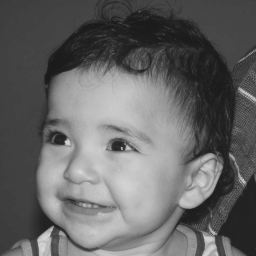
//> input picture histogram/biel.png, 256 x 256 px, given in place of the camera
$ ./histogramEq2   (built with g++ and OpenCV 4)
//> lines starting //> are read from the running program, lines starting //| are printed output that depends on the picture
#include <iostream>
#include <opencv2/opencv.hpp>
#include <unistd.h>

using namespace cv;
using namespace std;


int main(int argc, char** argv){
  Mat imageEq;
  int width, height;
  VideoCapture cap;
  vector<Mat> planesEq;
  Mat histReq, histGeq, histBeq;
  int nbins = 64;
  float range[] = {0, 256};
  const float *histrange = { range };
  bool uniform = true;
  bool acummulate = false;

  cap.open(0);

  if(!cap.isOpened()){
    cout << "cameras indisponiveis";
    return -1;
  }

  width  = cap.get(CV_CAP_PROP_FRAME_WIDTH);
  height = cap.get(CV_CAP_PROP_FRAME_HEIGHT);

  cout << "largura = " << width << endl;
  cout << "altura  = " << height << endl;

  int histw = nbins, histh = nbins/2;

  Mat histImgR_eq(histh, histw, CV_8UC3, Scalar(0,0,0));
  Mat histImgG_eq(histh, histw, CV_8UC3, Scalar(0,0,0));
  Mat histImgB_eq(histh, histw, CV_8UC3, Scalar(0,0,0));

  int aux = 0;
  while(1){
    cap >> imageEq;
//> imageEq is the input picture: 256 rows x 256 cols, CV_8UC3; min 26, max 219, mean 100.9
    split (imageEq, planesEq);

    //------- equalização da imagem -------

    equalizeHist(planesEq[0],planesEq[0]);
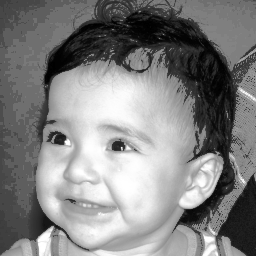
//> planesEq[0]: 256 rows x 256 cols, CV_8UC1; min 0, max 255, mean 129.8
    equalizeHist(planesEq[1],planesEq[1]);
    equalizeHist(planesEq[2],planesEq[2]);
    //------- fim da equalização da imagem -------

    //Calcula histograma equalizado

    merge(planesEq,imageEq);
    calcHist(&planesEq[0], 1, 0, Mat(), histReq, 1,
             &nbins, &histrange,
             uniform, acummulate);
//> histReq = 64 values, max 4524 at index 23, min 0 at index 16, mean 1024
    calcHist(&planesEq[1], 1, 0, Mat(), histGeq, 1,
             &nbins, &histrange,
             uniform, acummulate);
//> histGeq has the same summary as histReq
    calcHist(&planesEq[2], 1, 0, Mat(), histBeq, 1,
             &nbins, &histrange,
             uniform, acummulate);
//> histBeq has the same summary as histReq

    normalize(histReq, histReq, 0, histImgR_eq.rows, NORM_MINMAX, -1, Mat());
//> histReq = 64 values, max 32 at index 23, min 0 at index 16, mean 7.24
    normalize(histGeq, histBeq, 0, histImgR_eq.rows, NORM_MINMAX, -1, Mat());
//> histBeq has the same summary as histReq
    normalize(histBeq, histBeq, 0, histImgR_eq.rows, NORM_MINMAX, -1, Mat());

    histImgR_eq.setTo(Scalar(0));
    histImgG_eq.setTo(Scalar(0));
    histImgB_eq.setTo(Scalar(0));

    for(int i=0; i<nbins; i++){
      line(histImgR_eq, Point(i, histh),
           Point(i, cvRound(histReq.at<float>(i))),
           Scalar(0, 0, 255), 1, 8, 0);
      line(histImgG_eq, Point(i, histh),
           Point(i, cvRound(histGeq.at<float>(i))),
           Scalar(0, 255, 0), 1, 8, 0);
      line(histImgB_eq, Point(i, histh),
           Point(i, cvRound(histBeq.at<float>(i))),
           Scalar(255, 0, 0), 1, 8, 0);
    }
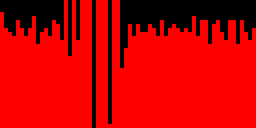
//> histImgR_eq: 32 rows x 64 cols, CV_8UC3 (shown 4 times larger); mean B, G, R 0, 0, 197.6
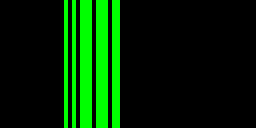
//> histImgG_eq: 32 rows x 64 cols, CV_8UC3 (shown 4 times larger); mean B, G, R 0, 39.8, 0
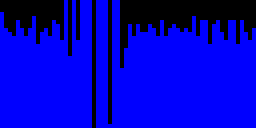
//> histImgB_eq: 32 rows x 64 cols, CV_8UC3 (shown 4 times larger); mean B, G, R 197.6, 0, 0

    histImgR_eq.copyTo(imageEq(Rect(0, 0       ,nbins, histh)));
    histImgG_eq.copyTo(imageEq(Rect(0, histh   ,nbins, histh)));
    histImgB_eq.copyTo(imageEq(Rect(0, 2*histh ,nbins, histh)));
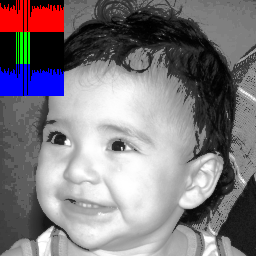
//> imageEq: 256 rows x 256 cols, CV_8UC3; mean B, G, R 127, 122.1, 127

    imwrite("histogramEquilized.png",imageEq);
    imshow("image equalized", imageEq);
    if(waitKey(30) >= 0) break;
//> the Esc key is pressed
  }
  return 0;

}
